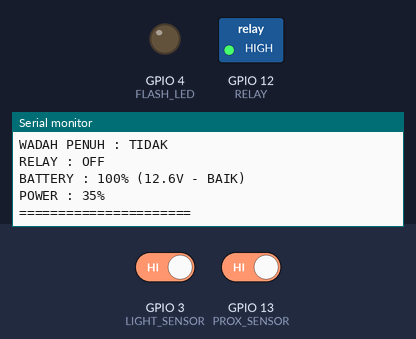
The program below on a simulated ESP32. Shown: switched loads named in the program (green lamp = pin HIGH), output pins drawn as LEDs (lit = HIGH), the last lines printed to the serial monitor. The test bench sets the inputs (shaded band); at power-on: GPIO 3 (LIGHT_SENSOR) HIGH, GPIO 13 (PROX_SENSOR) HIGH. WiFi joins after 1.5 s; servers stay silent unless stated; uploads are accepted with an empty reply; storage starts empty; random numbers use the default seed unless the program sets one; the camera gives no picture.

Above: at 3.0 s.
3.1 s: GPIO 3 (LIGHT_SENSOR) driven LOW
At 5.21 s:
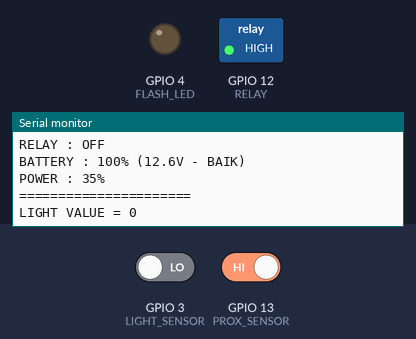
9.9 s: GPIO 13 (PROX_SENSOR) driven LOW
At 12.04 s:
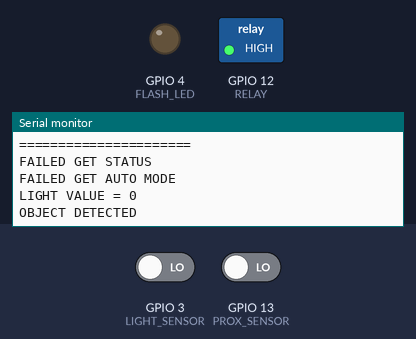
Timing chart, 0 to 13.5 s (numbered marks = the images above; inputs shaded):
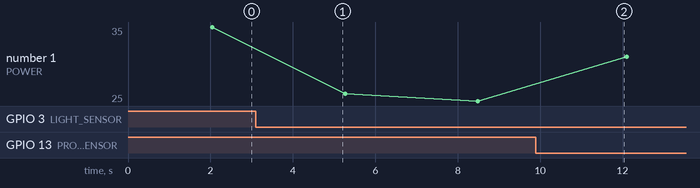

Measured:
- after the input at 3.1 s, the serial monitor: prints a new line after 2.0 s (image 1)
- after the input at 9.9 s, the serial monitor: prints a new line after 2.0 s (image 2)

The program:

main.cpp
```cpp
#include "FS.h"
#include "SD_MMC.h"
#include "esp_camera.h"
#include <Arduino.h>
#include <HTTPClient.h>
#include <WebServer.h>
#include <WiFi.h>

// WIFI

#define WIFI_SSID "Ramadhani"
#define WIFI_PASSWORD "lemkaca2"

// SENSOR & RELAY
// SD_MMC mode 1-bit: hanya pakai GPIO 2 (DATA0), 14 (CLK), 15 (CMD)
// GPIO 4, 12, 13 bebas digunakan untuk sensor/relay

#define LIGHT_SENSOR 3 // Menggunakan pin U0R (RX)
#define PROX_SENSOR 13
#define RELAY 12
#define FLASH_LED 4 // Agar Flash LED bisa dimatikan permanen

// Catatan: LDR terhubung ke pin DO (Digital Output)
// Atur sensitivitas lewat potensio di modul LDR

// FIREBASE URL

String firebaseURL = "https://"
                     "smart-pest-trap-81a41-default-rtdb.asia-southeast1."
                     "firebasedatabase.app/smart_pest_trap.json";

String statusURL = "https://"
                   "smart-pest-trap-81a41-default-rtdb.asia-southeast1."
                   "firebasedatabase.app/smart_pest_trap/status.json";

String autoModeURL = "https://"
                     "smart-pest-trap-81a41-default-rtdb.asia-southeast1."
                     "firebasedatabase.app/smart_pest_trap/auto_mode.json";

// CAMERA PIN AI THINKER

#define PWDN_GPIO_NUM 32
#define RESET_GPIO_NUM -1
#define XCLK_GPIO_NUM 0
#define SIOD_GPIO_NUM 26
#define SIOC_GPIO_NUM 27

#define Y9_GPIO_NUM 35
#define Y8_GPIO_NUM 34
#define Y7_GPIO_NUM 39
#define Y6_GPIO_NUM 36
#define Y5_GPIO_NUM 21
#define Y4_GPIO_NUM 19
#define Y3_GPIO_NUM 18
#define Y2_GPIO_NUM 5

#define VSYNC_GPIO_NUM 25
#define HREF_GPIO_NUM 23
#define PCLK_GPIO_NUM 22

// TIMER CAMERA

unsigned long lastCapture = 0;

const unsigned long captureInterval = 300000; // jadikan 5 menit

// FOTO

int photoNumber = 0;

String lastPhoto = "none";

// STATUS

bool firebaseStatus = false;

bool autoMode = false;

bool wadahPenuh = false;

bool objectDetected = false;

bool alatAktif = false;

unsigned long objectStartTime = 0;

unsigned long lastFirebaseRead = 0;

const unsigned long firebaseInterval = 10000; // 10 detik

bool cameraOK = false;

// SIMULASI BATTERY
unsigned long lastBatteryUpdate = 0;
const unsigned long batteryUpdateInterval = 60000; // Update tiap 60 detik
float batteryLevel = 100.0;

String cahayaStatus;

String relayStatus;

WebServer server(80);

void handleCapture() {

  if (!cameraOK) {

    server.send(503, "text/plain", "Camera not initialized");

    return;
  }

  camera_fb_t *fb = esp_camera_fb_get();

  if (!fb) {

    server.send(500, "text/plain", "Camera Error");

    return;
  }

  server.setContentLength(fb->len);
  server.send(200, "image/jpeg", "");

  WiFiClient client = server.client();
  client.write(fb->buf, fb->len);

  esp_camera_fb_return(fb);
}

// BACA FIREBASE

void bacaFirebase() {

  if (millis() - lastFirebaseRead < firebaseInterval) {
    return;
  }

  lastFirebaseRead = millis();

  if (WiFi.status() == WL_CONNECTED) {

    HTTPClient http;

    // STATUS

    http.begin(statusURL);

    int httpCode = http.GET();

    if (httpCode > 0) {

      String payload = http.getString();

      payload.trim();

      Serial.print("PAYLOAD STATUS : ");
      Serial.println(payload);

      if (payload == "true") {

        firebaseStatus = true;
      } else {

        firebaseStatus = false;
      }
    } else {

      Serial.println("FAILED GET STATUS");
    }

    http.end();

    // AUTO MODE

    http.begin(autoModeURL);

    httpCode = http.GET();

    if (httpCode > 0) {

      String payload = http.getString();

      payload.trim();

      Serial.print("PAYLOAD AUTO : ");
      Serial.println(payload);

      if (payload == "true") {

        autoMode = true;
      } else {

        autoMode = false;
      }
    } else {

      Serial.println("FAILED GET AUTO MODE");
    }

    http.end();
  }
}

// =====================================================
// SETUP
// =====================================================

void setup() {

  // RX pin dinonaktifkan (-1) agar GPIO 3 bebas untuk LDR
  // Serial Monitor tetap bisa via TX (GPIO 1) saja
  Serial.begin(115200, SERIAL_8N1, -1, 1);

  Serial.println();

  Serial.println("SMART PEST TRAP");

  // =====================================================
  // PIN MODE
  // =====================================================

  pinMode(LIGHT_SENSOR, INPUT);

  pinMode(PROX_SENSOR, INPUT);

  pinMode(RELAY, OUTPUT);
  pinMode(FLASH_LED, OUTPUT);

  // relay OFF awal, flash OFF awal
  digitalWrite(RELAY, HIGH);
  digitalWrite(FLASH_LED, LOW);

  // =====================================================
  // WIFI
  // =====================================================

  WiFi.begin(WIFI_SSID, WIFI_PASSWORD);

  Serial.print("CONNECTING WIFI");

  int wifiTimeout = 0;

  while (WiFi.status() != WL_CONNECTED && wifiTimeout < 40) {

    delay(500);

    Serial.print(".");

    wifiTimeout++;
  }

  Serial.println();

  if (WiFi.status() == WL_CONNECTED) {

    Serial.println("WIFI CONNECTED");

    Serial.print("IP : ");

    Serial.println(WiFi.localIP());

    server.on("/capture", HTTP_GET, handleCapture);
    server.begin();

    Serial.println("WEB SERVER STARTED");
  } else {

    Serial.println("WIFI FAILED - continuing offline");
  }

  // =====================================================
  // CAMERA CONFIG
  // =====================================================

  camera_config_t config = {};

  config.ledc_channel = LEDC_CHANNEL_0;

  config.ledc_timer = LEDC_TIMER_0;

  config.pin_d0 = Y2_GPIO_NUM;
  config.pin_d1 = Y3_GPIO_NUM;
  config.pin_d2 = Y4_GPIO_NUM;
  config.pin_d3 = Y5_GPIO_NUM;
  config.pin_d4 = Y6_GPIO_NUM;
  config.pin_d5 = Y7_GPIO_NUM;
  config.pin_d6 = Y8_GPIO_NUM;
  config.pin_d7 = Y9_GPIO_NUM;

  config.pin_xclk = XCLK_GPIO_NUM;

  config.pin_pclk = PCLK_GPIO_NUM;

  config.pin_vsync = VSYNC_GPIO_NUM;

  config.pin_href = HREF_GPIO_NUM;

  config.pin_sccb_sda = SIOD_GPIO_NUM;

  config.pin_sccb_scl = SIOC_GPIO_NUM;

  config.pin_pwdn = PWDN_GPIO_NUM;

  config.pin_reset = RESET_GPIO_NUM;

  config.xclk_freq_hz = 20000000;

  config.pixel_format = PIXFORMAT_JPEG;

  config.frame_size = FRAMESIZE_QVGA;

  config.jpeg_quality = 15;

  config.fb_count = 1;

  esp_err_t err = esp_camera_init(&config);

  if (err != ESP_OK) {

    Serial.println("CAMERA FAILED");

    return;
  }

  Serial.println("CAMERA OK");

  cameraOK = true;

  // SD CARD

  if (!SD_MMC.begin("/sdcard",
                    true)) { // true = mode 1-bit (bebaskan GPIO 4, 12, 13)

    Serial.println("SD CARD FAILED");

    return;
  }

  uint8_t cardType = SD_MMC.cardType();

  if (cardType == CARD_NONE) {

    Serial.println("NO SD CARD");

    return;
  }

  Serial.println("SD CARD OK");

  // Scan foto terakhir agar tidak menimpa file lama
  File root = SD_MMC.open("/");
  if (root) {
    File entry;
    while (entry = root.openNextFile()) {
      String name = String(entry.name());
      int photoIdx = name.indexOf("photo");
      if (photoIdx >= 0 && name.endsWith(".jpg")) {
        int numStart = photoIdx + 5;
        int numEnd = name.indexOf(".jpg");
        if (numStart < numEnd) {
          int num = name.substring(numStart, numEnd).toInt();
          if (num >= photoNumber) {
            photoNumber = num + 1;
          }
        }
      }
      entry.close();
    }
    root.close();
  }
  Serial.print("PHOTO NUMBER START: ");
  Serial.println(photoNumber);

  Serial.print("CARD TYPE : ");

  if (cardType == CARD_MMC) {

    Serial.println("MMC");
  } else if (cardType == CARD_SD) {

    Serial.println("SDSC");
  } else if (cardType == CARD_SDHC) {

    Serial.println("SDHC");
  } else {

    Serial.println("UNKNOWN");
  }

  uint64_t cardSize = SD_MMC.cardSize() / (1024 * 1024);

  Serial.print("CARD SIZE : ");
  Serial.print(cardSize);
  Serial.println(" MB");
}

// =====================================================
// LOOP
// =====================================================

void loop() {
  server.handleClient();

  // =====================================================
  // BACA FIREBASE
  // =====================================================

  bacaFirebase();

  // =====================================================
  // SENSOR CAHAYA
  // =====================================================

  // Pakai digitalRead karena LDR terhubung ke pin DO (Digital Output)
  int lightValue = digitalRead(LIGHT_SENSOR);

  Serial.print("LIGHT VALUE = ");
  Serial.println(lightValue);

  // DO modul LDR umumnya: LOW = terang, HIGH = gelap
  if (lightValue == LOW) {
    cahayaStatus = "TERANG";
  } else {
    cahayaStatus = "GELAP";
  }

  // =====================================================
  // SENSOR PROXIMITY
  // =====================================================

  int proxValue = digitalRead(PROX_SENSOR);

  if (proxValue == LOW) {

    if (!objectDetected) {

      objectDetected = true;

      objectStartTime = millis();

      Serial.println("OBJECT DETECTED");
    }

    if (millis() - objectStartTime >= 60000) {

      wadahPenuh = true;
    }
  } else {

    objectDetected = false;

    wadahPenuh = false;
  }

  // =====================================================
  // MODE OTOMATIS
  // =====================================================

  if (autoMode) {

    // Perangkap aktif hanya jika GELAP dan wadah BELUM penuh
    alatAktif = (lightValue == HIGH && !wadahPenuh);
  }

  // =====================================================
  // MODE MANUAL
  // =====================================================

  else {

    alatAktif = firebaseStatus;
  }

  // =====================================================
  // RELAY
  // =====================================================

  if (alatAktif) {

    digitalWrite(RELAY, LOW);

    relayStatus = "ON";
  } else {

    digitalWrite(RELAY, HIGH);

    relayStatus = "OFF";
  }

  // =====================================================
  // FOTO
  // =====================================================

  if (cameraOK && millis() - lastCapture >= captureInterval) {

    lastCapture = millis();

    Serial.println("CAPTURING PHOTO");

    camera_fb_t *fb = esp_camera_fb_get();

    if (fb) {

      String path = "/esp32cam/photo" + String(photoNumber) + ".jpg";

      File file = SD_MMC.open(path.c_str(), FILE_WRITE);

      if (file) {

        file.write(fb->buf, fb->len);

        file.close();

        Serial.println("PHOTO SAVED");

        Serial.println(path);

        lastPhoto = path;

        photoNumber++;
      }

      esp_camera_fb_return(fb);
    } else {

      Serial.println("CAPTURE FAILED");
    }
  }

  // =====================================================
  // DATA SENSOR
  // =====================================================

  int trapPercent;

  if (wadahPenuh) {

    trapPercent = 100;
  } else if (objectDetected) {

    trapPercent = 50;
  } else {

    trapPercent = 0;
  }

  // =====================================================
  // SIMULASI BATTERY & POWER
  // =====================================================

  // Drain battery berdasarkan status alat (tiap 30 detik)
  if (millis() - lastBatteryUpdate >= batteryUpdateInterval) {
    lastBatteryUpdate = millis();

    float drainRate = 0.01; // Base drain: ESP32 + WiFi

    if (alatAktif) {
      drainRate += 0.04; // Relay ON (lampu UV perangkap)
    }
    if (cameraOK) {
      drainRate += 0.015; // Kamera aktif
    }

    // Fluktuasi acak ±20% agar terlihat natural
    float noise = 1.0 + (random(-20, 21) / 100.0);
    drainRate *= noise;

    batteryLevel -= drainRate;
    if (batteryLevel < 0.0)
      batteryLevel = 0.0;
  }

  int batteryPercent = (int)batteryLevel;

  // Simulasi konsumsi daya (persentase 1-100%)
  int powerConsumption = 15; // Base: ESP32 + WiFi (~15%)

  if (alatAktif)
    powerConsumption += 55; // Relay + lampu UV
  if (cameraOK)
    powerConsumption += 15; // Kamera

  // Noise ±5%
  powerConsumption += random(-5, 6);

  if (powerConsumption < 1)
    powerConsumption = 1;
  if (powerConsumption > 100)
    powerConsumption = 100;

  // Simulasi tegangan battery (12.6V penuh, 10.5V habis)
  float batteryVoltage = 10.5 + (batteryLevel / 100.0) * 2.1;

  // Health battery berdasarkan level
  String batteryHealth;
  if (batteryPercent > 50) {
    batteryHealth = "BAIK";
  } else if (batteryPercent > 20) {
    batteryHealth = "RENDAH";
  } else {
    batteryHealth = "KRITIS";
  }

  // =====================================================
  // JSON FIREBASE
  // =====================================================

  String jsonData = "{";

  // status dan auto_mode TIDAK dikirim (dikontrol dari app saja)

  // =========================================
  // SENSOR
  // =========================================

  jsonData += "\"cahaya\":\"";

  jsonData += cahayaStatus;

  jsonData += "\",";

  jsonData += "\"relay\":\"";

  jsonData += relayStatus;

  jsonData += "\",";

  jsonData += "\"kamera\":\"";
  jsonData += (cameraOK ? "AKTIF" : "NONAKTIF");
  jsonData += "\",";

  jsonData += "\"foto_terakhir\":\"";

  jsonData += lastPhoto;

  jsonData += "\",";

  jsonData += "\"trap_fullness\":";

  jsonData += String(trapPercent);

  jsonData += ",";

  jsonData += "\"power_consumption\":";

  jsonData += String(powerConsumption);

  jsonData += ",";

  // =========================================
  // BATTERY
  // =========================================

  jsonData += "\"battery\":{";

  jsonData += "\"percent\":";
  jsonData += String(batteryPercent);
  jsonData += ",";

  jsonData += "\"voltage\":\"";
  jsonData += String(batteryVoltage, 1);
  jsonData += "V\",";

  jsonData += "\"health\":\"";
  jsonData += batteryHealth;
  jsonData += "\"";

  jsonData += "}";

  // operation_mode dan trap_analysis TIDAK dikirim
  // (dikontrol dari app saja, sama seperti status dan auto_mode)

  jsonData += "}";

  // =====================================================
  // SEND FIREBASE
  // =====================================================

  if (WiFi.status() == WL_CONNECTED) {

    HTTPClient http;

    http.begin(firebaseURL);

    http.addHeader("Content-Type", "application/json");

    int httpResponseCode =
        http.PATCH(jsonData); // PATCH: update hanya field sensor

    Serial.print("FIREBASE RESPONSE : ");

    Serial.println(httpResponseCode);

    http.end();
  }

  // =====================================================
  // SERIAL
  // =====================================================

  Serial.println("======================");

  Serial.print("AUTO MODE : ");
  Serial.println(autoMode ? "TRUE" : "FALSE");

  Serial.print("FIREBASE STATUS : ");
  Serial.println(firebaseStatus ? "TRUE" : "FALSE");

  Serial.print("ALAT AKTIF : ");
  Serial.println(alatAktif ? "TRUE" : "FALSE");

  Serial.print("LIGHT RAW : ");
  Serial.println(lightValue);

  Serial.print("CAHAYA : ");
  Serial.println(cahayaStatus);

  Serial.print("PROX RAW : ");
  Serial.println(proxValue);

  Serial.print("WADAH PENUH : ");
  Serial.println(wadahPenuh ? "YA" : "TIDAK");

  Serial.print("RELAY : ");
  Serial.println(relayStatus);

  Serial.print("BATTERY : ");
  Serial.print(batteryPercent);
  Serial.print("% (");
  Serial.print(batteryVoltage, 1);
  Serial.print("V - ");
  Serial.print(batteryHealth);
  Serial.println(")");

  Serial.print("POWER : ");
  Serial.print(powerConsumption);
  Serial.println("%");

  Serial.println("======================");

  delay(3000);
}
```
